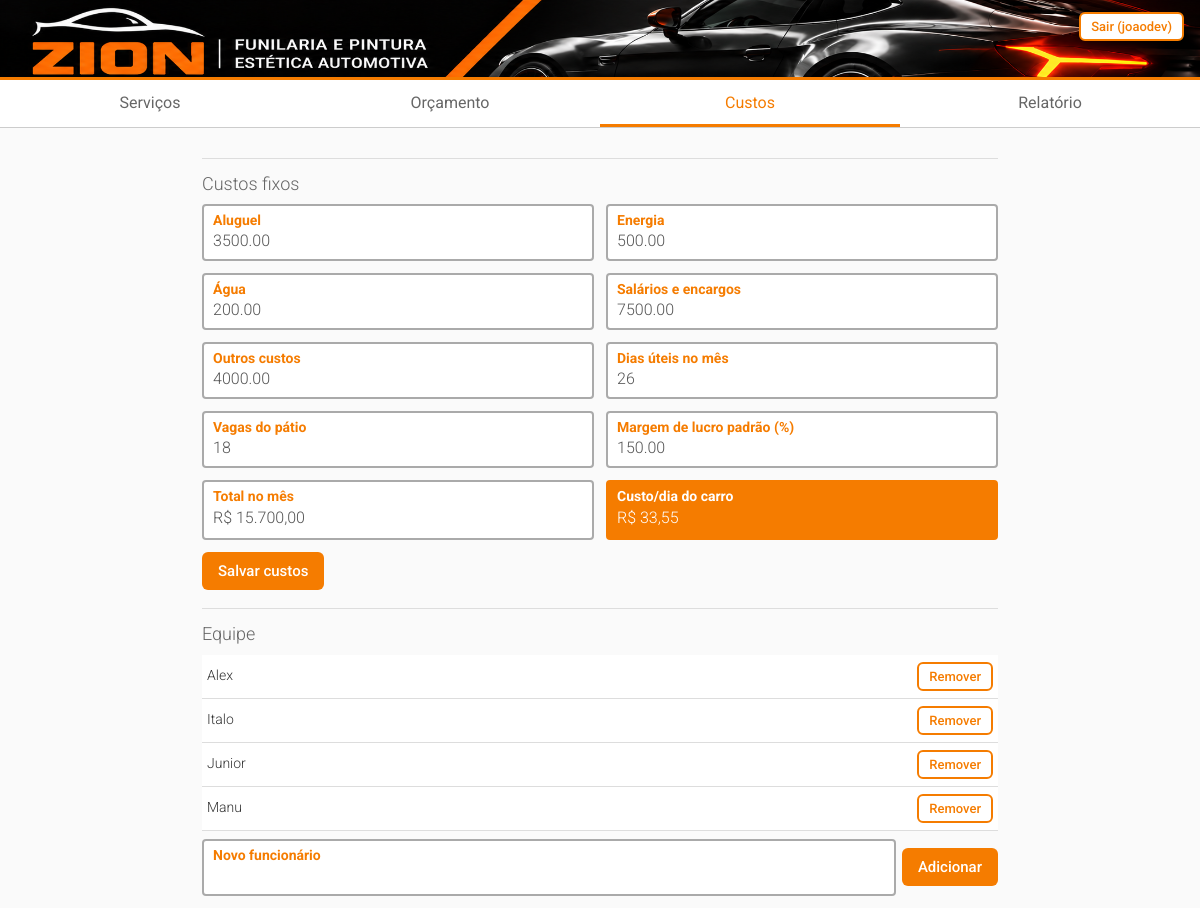
Screenshot of /custos/ (signed in) with the database file from the repository.
### oficina/models.py (models this page shows, shortened)
class ConfiguracaoCustos(models.Model):
    aluguel = models.DecimalField("Aluguel", max_digits=10, decimal_places=2, default=0)
    energia = models.DecimalField("Energia", max_digits=10, decimal_places=2, default=0)
    agua = models.DecimalField("Água", max_digits=10, decimal_places=2, default=0)
    salarios = models.DecimalField("Salários e encargos", max_digits=10, decimal_places=2, default=0)
    outros = models.DecimalField("Outros custos", max_digits=10, decimal_places=2, default=0)
    dias_uteis = models.PositiveIntegerField("Dias úteis no mês", default=22)
    vagas = models.PositiveIntegerField("Vagas do pátio", default=8)
    margem_padrao = models.DecimalField("Margem de lucro padrão (%)", max_digits=6, decimal_places=2, default=100)
    class Meta:
        verbose_name = "configuração de custos"
        verbose_name_plural = "configuração de custos"
    @classmethod
    def atual(cls):
        obj, _ = cls.objects.get_or_create(pk=1)
        return obj
    @property
    def total_mensal(self):
        return self.aluguel + self.energia + self.agua + self.salarios + self.outros
    @property
    def custo_dia(self):
        dias_vagas = self.dias_uteis * self.vagas
        return self.total_mensal / dias_vagas if dias_vagas else D0

class Funcionario(models.Model):
    nome = models.CharField(max_length=80, unique=True)
    class Meta:
        ordering = ["nome"]

### oficina/views.py (the view)
# urls.py: path("custos/", views.custos, name="custos"),
@login_required
def custos(request):
    cfg = ConfiguracaoCustos.atual()
    form = CustosForm(request.POST or None, instance=cfg)
    if request.method == "POST" and form.is_valid():
        form.save()
        messages.success(request, "Custos salvos.")
        return redirect("custos")
    return render(request, "oficina/custos.html", {
        "form": form, "cfg": cfg, "equipe": Funcionario.objects.all()})

### oficina/forms.py
class CustosForm(forms.ModelForm):
    class Meta:
        model = ConfiguracaoCustos
        fields = "__all__"

### oficina/templatetags/moeda.py (called while the page is built)
@register.filter
def brl(valor):
    try:
        v = Decimal(valor)
    except (InvalidOperation, TypeError, ValueError):
        v = Decimal("0")
    s = f"{abs(v):,.2f}".replace(",", "X").replace(".", ",").replace("X", ".")
    return ("-" if v < 0 else "") + "R$ " + s

### oficina/templates/oficina/custos.html (shortened to what this page needs)
{% extends "base.html" %}{% load moeda %}
{% block conteudo %}
<form method="post">{% csrf_token %}
 <div class="sec">Custos fixos</div>
 <div class="g">{% for field in form %}<label class="f"><b>{{ field.label }}</b>{{ field }}{{ field.errors }}</label>{% endfor %}</div>
 <div class="g">
  <div class="f"><b>Total no mês</b><div class="v">{{ cfg.total_mensal|brl }}</div></div>
  <div class="f tot"><b>Custo/dia do carro</b><div class="v">{{ cfg.custo_dia|brl }}</div></div>
 </div>
 <button class="btn">Salvar custos</button>
</form>
<div class="sec">Equipe</div>
<table>
 {% for f in equipe %}
 <tr><td>{{ f.nome }}</td><td style="text-align:right">
  <form method="post" action="{% url 'equipe_remover' f.pk %}">{% csrf_token %}<button class="btn o s">Remover</button></form></td></tr>
 {% empty %}<tr><td class="hint">Cadastre os funcionários para escolher quem executa cada etapa.</td></tr>
 {% endfor %}
</table>
<form method="post" action="{% url 'equipe_adicionar' %}" class="row">{% csrf_token %}
 <label class="f" style="flex:1"><b>Novo funcionário</b><input name="nome" required></label>
 <button class="btn">Adicionar</button>
</form>
{% endblock %}

### oficina/templates/base.html (shortened to what this page needs)
{% load static %}<!doctype html>
<html lang="pt-br"><head><meta charset="utf-8">
<link rel="stylesheet" href="{% static 'css/style.css' %}">
</head><body>
<header class="zion-header">
<img src="{% static 'img/banner-zion.png' %}" alt="ZION Funilaria e Pintura" class="zion-banner">
{% if user.is_authenticated %}<form method="post" action="{% url 'logout' %}" class="logout-form">{% csrf_token %}<button class="btn o s">Sair ({{ user.username }})</button></form>{% endif %}
</header>
{% if user.is_authenticated %}
<nav>
 <a href="{% url 'fila' %}" {% if request.resolver_match.url_name == 'fila' %}class="on"{% endif %}>Serviços</a>
 <a href="{% url 'servico_novo' %}" {% if request.resolver_match.url_name == 'servico_novo' %}class="on"{% endif %}>Orçamento</a>
 <a href="{% url 'custos' %}" {% if request.resolver_match.url_name == 'custos' %}class="on"{% endif %}>Custos</a>
 <a href="{% url 'relatorio' %}" {% if request.resolver_match.url_name == 'relatorio' %}class="on"{% endif %}>Relatório</a>
</nav>
{% endif %}
<main>
{% block conteudo %}{% endblock %}
</main></body></html>

### oficina/static/css/style.css (style rules this page uses)
:root { --red:#F57C00;--ink:#333;--mut:#888;--bg:#fafafa;--ok:#17794C }
*,*::before,*::after { box-sizing:border-box }
body { margin:0;background:var(--bg);color:var(--ink);font:300 16px/1.4 Roboto,system-ui,sans-serif }
.zion-header { position:relative;width:100%;background:#000;border-bottom:3px solid var(--red);overflow:hidden }
.zion-banner { display:block;width:100%;height:auto }
.logout-form { position:absolute;top:12px;right:16px;z-index:2;margin:0 }
nav { background:#fff;border-bottom:1px solid #ccc;display:flex }
nav a { flex:1;text-align:center;padding:12px 4px;color:#666;text-decoration:none;font-weight:400 }
nav a.on { color:var(--red);box-shadow:inset 0 -3px var(--red) }
main { max-width:820px;margin:0 auto;padding:12px }
.sec { margin:18px 0 8px;padding-top:12px;border-top:1px solid #ddd;font-size:18px;color:#666 }
.g { display:grid;grid-template-columns:1fr 1fr;gap:12px;margin-bottom:12px }
.f { display:block;border:2px solid #aaa;border-radius:4px;padding:6px 9px;background:#fff;min-width:0 }
.f b { display:block;color:var(--red);font:700 14px Roboto }
.f input,.f select { width:100%;border:0;outline:0;background:transparent;font:300 16px Roboto;color:#555;padding:3px 0 }
.f.tot { background:var(--red);border-color:var(--red) }
.f.tot b,.f.tot .v { color:#fff }
.v { padding:3px 0;color:#555 }
.btn { display:inline-block;border:0;background:var(--red);color:#fff;font:500 15px Roboto;border-radius:6px;padding:10px 16px;cursor:pointer;text-decoration:none }
.btn.o { background:#fff;color:var(--red);border:2px solid var(--red) }
.btn.s { padding:5px 10px;font-size:13px }
.row { display:flex;gap:6px;flex-wrap:wrap;margin-top:8px;align-items:center }
table { width:100%;border-collapse:collapse;font-size:14px;background:#fff }
th,td { text-align:left;padding:7px 5px;border-bottom:1px solid #ddd }

### rows the page displays
ConfiguracaoCustos: form "3500.00" "500.00" "200.00" "7500.00" "4000.00" "26" "18" "150.00", total_mensal|brl "R$ 15.700,00", custo_dia|brl "R$ 33,55"
Funcionario: nome "Alex"
Funcionario: nome "Italo"
Funcionario: nome "Junior"
Funcionario: nome "Manu"

### other values shown
{{ user.username }} "joaodev"
{{ field.label }} "Aluguel" "Energia" "Água" "Salários e encargos" "Outros custos" "Dias úteis no mês" "Vagas do pátio" "Margem de lucro padrão (%)"
